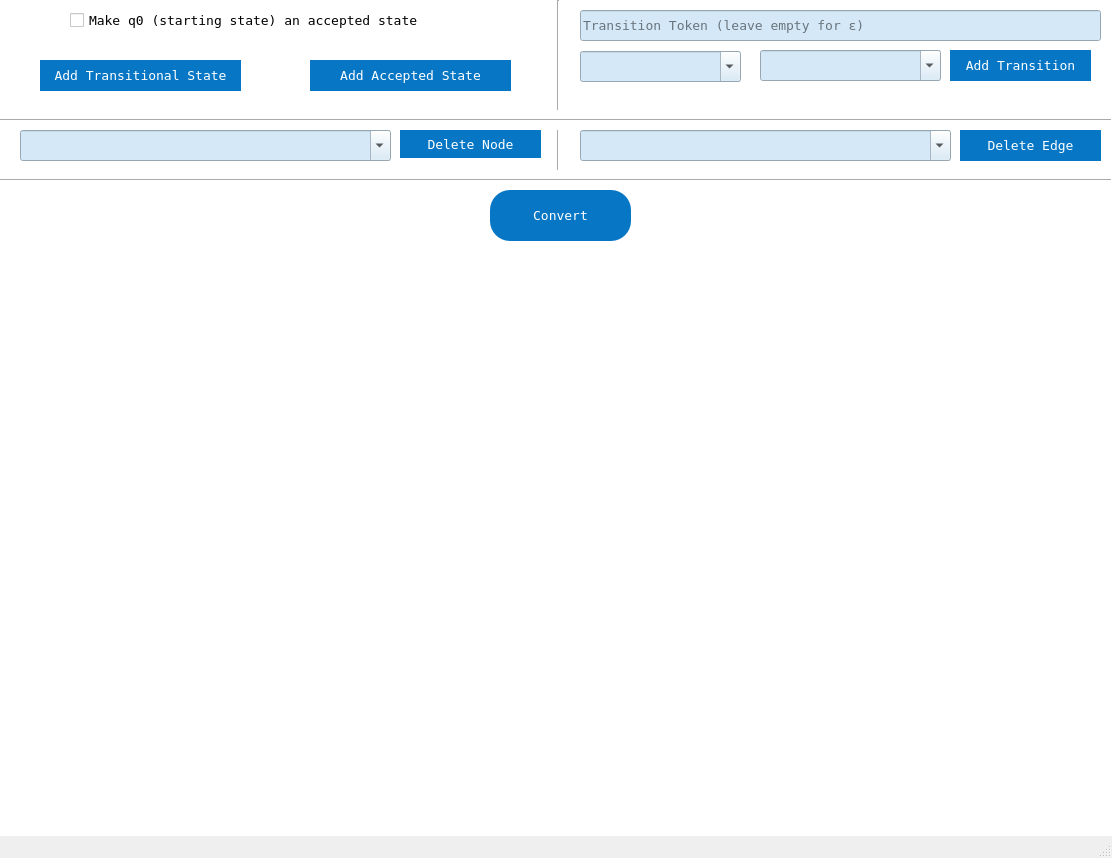
<?xml version="1.0" encoding="UTF-8"?>
<ui version="4.0">
 <class>MainWindow</class>
 <widget class="QMainWindow" name="MainWindow">
  <property name="geometry">
   <rect>
    <x>0</x>
    <y>0</y>
    <width>1112</width>
    <height>858</height>
   </rect>
  </property>
  <property name="sizePolicy">
   <sizepolicy hsizetype="Fixed" vsizetype="Fixed">
    <horstretch>0</horstretch>
    <verstretch>0</verstretch>
   </sizepolicy>
  </property>
  <property name="font">
   <font>
    <family>DejaVu Sans Mono</family>
    <pointsize>10</pointsize>
    <weight>50</weight>
    <italic>false</italic>
    <bold>false</bold>
   </font>
  </property>
  <property name="windowTitle">
   <string>NFA to DFA</string>
  </property>
  <property name="styleSheet">
   <string notr="true">font: 10pt &quot;DejaVu Sans Mono&quot;;
</string>
  </property>
  <widget class="QWidget" name="centralwidget">
   <property name="styleSheet">
    <string notr="true">background-color: rgb(255, 255, 255);</string>
   </property>
   <widget class="Line" name="line">
    <property name="geometry">
     <rect>
      <x>550</x>
      <y>0</y>
      <width>16</width>
      <height>171</height>
     </rect>
    </property>
    <property name="orientation">
     <enum>Qt::Vertical</enum>
    </property>
   </widget>
   <widget class="QLineEdit" name="edPathCTxt">
    <property name="geometry">
     <rect>
      <x>580</x>
      <y>10</y>
      <width>521</width>
      <height>31</height>
     </rect>
    </property>
    <property name="styleSheet">
     <string notr="true">border-color: rgb(4, 72, 117);
font: 10pt &quot;DejaVu Sans Mono&quot;;
background-color: rgb(212, 232, 247);</string>
    </property>
    <property name="inputMask">
     <string/>
    </property>
    <property name="maxLength">
     <number>1</number>
    </property>
    <property name="placeholderText">
     <string>Transition Token (leave empty for ε)</string>
    </property>
   </widget>
   <widget class="QComboBox" name="fromEdAddCom">
    <property name="geometry">
     <rect>
      <x>580</x>
      <y>51</y>
      <width>161</width>
      <height>31</height>
     </rect>
    </property>
    <property name="styleSheet">
     <string notr="true">background-color: rgb(212, 232, 247);</string>
    </property>
    <property name="editable">
     <bool>true</bool>
    </property>
    <property name="placeholderText" stdset="0">
     <string>From Node</string>
    </property>
   </widget>
   <widget class="QComboBox" name="toEdAddCom">
    <property name="geometry">
     <rect>
      <x>760</x>
      <y>50</y>
      <width>181</width>
      <height>31</height>
     </rect>
    </property>
    <property name="styleSheet">
     <string notr="true">background-color: rgb(212, 232, 247);</string>
    </property>
    <property name="editable">
     <bool>true</bool>
    </property>
    <property name="placeholderText" stdset="0">
     <string>To Node</string>
    </property>
   </widget>
   <widget class="QPushButton" name="adEdgeBtn">
    <property name="geometry">
     <rect>
      <x>950</x>
      <y>50</y>
      <width>141</width>
      <height>31</height>
     </rect>
    </property>
    <property name="styleSheet">
     <string notr="true">color: rgb(255, 255, 255);
font: 75 12pt &quot;Cambria&quot;;
background-color:rgb(7, 119, 197);
border-radius:20px;
</string>
    </property>
    <property name="text">
     <string>Add Transition</string>
    </property>
   </widget>
   <widget class="Line" name="line_2">
    <property name="geometry">
     <rect>
      <x>0</x>
      <y>110</y>
      <width>1111</width>
      <height>20</height>
     </rect>
    </property>
    <property name="orientation">
     <enum>Qt::Horizontal</enum>
    </property>
   </widget>
   <widget class="QComboBox" name="delNodeCom">
    <property name="geometry">
     <rect>
      <x>20</x>
      <y>130</y>
      <width>371</width>
      <height>31</height>
     </rect>
    </property>
    <property name="styleSheet">
     <string notr="true">background-color: rgb(212, 232, 247);</string>
    </property>
    <property name="editable">
     <bool>true</bool>
    </property>
    <property name="placeholderText" stdset="0">
     <string>Pick a Node to Delete</string>
    </property>
   </widget>
   <widget class="QPushButton" name="delNodeBtn">
    <property name="geometry">
     <rect>
      <x>400</x>
      <y>130</y>
      <width>141</width>
      <height>28</height>
     </rect>
    </property>
    <property name="styleSheet">
     <string notr="true">color: rgb(255, 255, 255);
font: 75 12pt &quot;Cambria&quot;;
background-color:rgb(7, 119, 197);
border-radius:20px;
</string>
    </property>
    <property name="text">
     <string>Delete Node</string>
    </property>
   </widget>
   <widget class="QComboBox" name="delEdCom">
    <property name="geometry">
     <rect>
      <x>580</x>
      <y>130</y>
      <width>371</width>
      <height>31</height>
     </rect>
    </property>
    <property name="styleSheet">
     <string notr="true">background-color: rgb(212, 232, 247);</string>
    </property>
    <property name="editable">
     <bool>true</bool>
    </property>
    <property name="placeholderText" stdset="0">
     <string>Pick an Edge to Delete</string>
    </property>
   </widget>
   <widget class="QPushButton" name="delEdgeBtn">
    <property name="geometry">
     <rect>
      <x>960</x>
      <y>130</y>
      <width>141</width>
      <height>31</height>
     </rect>
    </property>
    <property name="styleSheet">
     <string notr="true">color: rgb(255, 255, 255);
font: 75 12pt &quot;Cambria&quot;;
background-color:rgb(7, 119, 197);
border-radius:20px;
</string>
    </property>
    <property name="text">
     <string>Delete Edge</string>
    </property>
   </widget>
   <widget class="Line" name="line_3">
    <property name="geometry">
     <rect>
      <x>0</x>
      <y>170</y>
      <width>1111</width>
      <height>20</height>
     </rect>
    </property>
    <property name="orientation">
     <enum>Qt::Horizontal</enum>
    </property>
   </widget>
   <widget class="QPushButton" name="searchBtn">
    <property name="geometry">
     <rect>
      <x>490</x>
      <y>190</y>
      <width>141</width>
      <height>51</height>
     </rect>
    </property>
    <property name="styleSheet">
     <string notr="true">color: rgb(255, 255, 255);
font: 75 16pt &quot;Cambria&quot;;
background-color:rgb(7, 119, 197);
border-radius:20px;
</string>
    </property>
    <property name="text">
     <string>Convert</string>
    </property>
   </widget>
   <widget class="QPushButton" name="adAccNodeBtn">
    <property name="geometry">
     <rect>
      <x>310</x>
      <y>60</y>
      <width>201</width>
      <height>31</height>
     </rect>
    </property>
    <property name="styleSheet">
     <string notr="true">color: rgb(255, 255, 255);
font: 75 12pt &quot;Cambria&quot;;
background-color:rgb(7, 119, 197);
border-radius:20px;
</string>
    </property>
    <property name="text">
     <string>Add Accepted State</string>
    </property>
   </widget>
   <widget class="QPushButton" name="adTransNodeBtn">
    <property name="geometry">
     <rect>
      <x>40</x>
      <y>60</y>
      <width>201</width>
      <height>31</height>
     </rect>
    </property>
    <property name="styleSheet">
     <string notr="true">color: rgb(255, 255, 255);
font: 75 12pt &quot;Cambria&quot;;
background-color:rgb(7, 119, 197);
border-radius:20px;
</string>
    </property>
    <property name="text">
     <string>Add Transitional State</string>
    </property>
   </widget>
   <widget class="QCheckBox" name="checkBox">
    <property name="geometry">
     <rect>
      <x>70</x>
      <y>10</y>
      <width>461</width>
      <height>20</height>
     </rect>
    </property>
    <property name="text">
     <string>Make q0 (starting state) an accepted state</string>
    </property>
   </widget>
  </widget>
  <widget class="QStatusBar" name="statusbar"/>
 </widget>
 <resources/>
 <connections/>
</ui>
